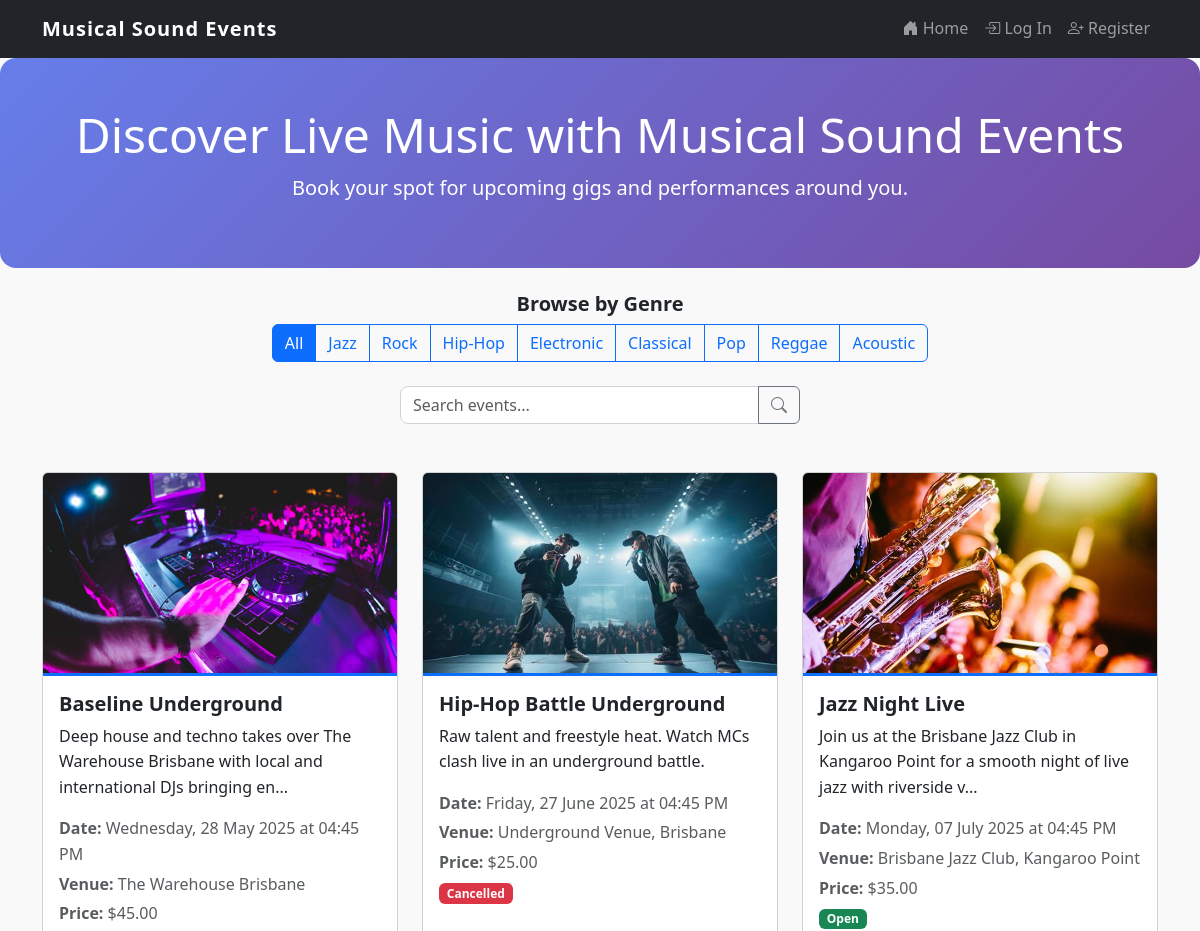
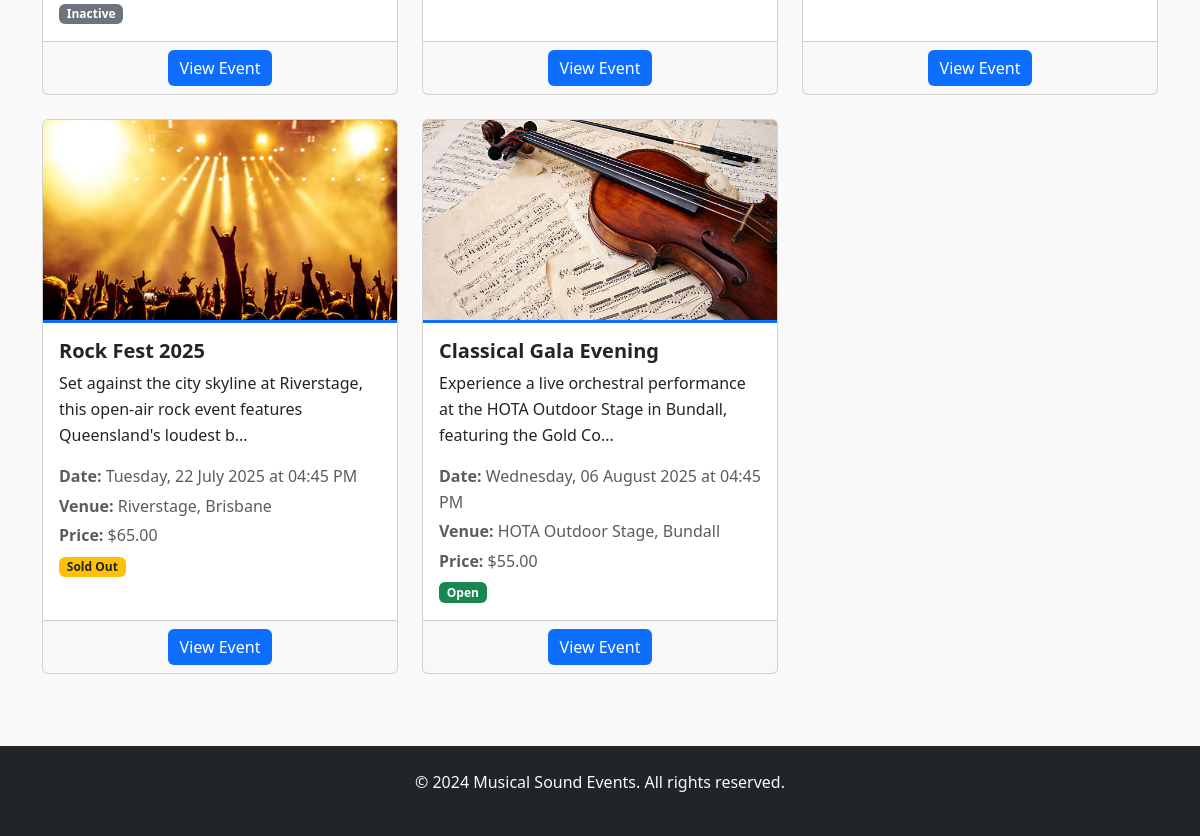
The page / on the database its author committed (2 pictures, top to bottom).
### website/models.py (models this page shows)
class Event(db.Model):
    id = db.Column(db.Integer, primary_key=True)
    name = db.Column(db.String(150), nullable=False)
    description = db.Column(db.Text, nullable=False)
    date = db.Column(db.DateTime, nullable=False)
    venue = db.Column(db.String(200), nullable=False)
    image = db.Column(db.String(400), nullable=True, default='default_event.jpg')
    category = db.Column(db.String(50), nullable=False)
    price = db.Column(db.Float, nullable=False)
    tickets_available = db.Column(db.Integer, nullable=False)
    status = db.Column(db.String(20), nullable=False, default='Open')
    created_at = db.Column(db.DateTime, default=datetime.utcnow)
    user_id = db.Column(db.Integer, db.ForeignKey('user.id'), nullable=False)
    comments = db.relationship('Comment', backref='event', cascade='all, delete-orphan')
    orders = db.relationship('Order', backref='event')

### website/views.py (the view)
@main_bp.route('/') # Main route for the homepage
def index():
    update_event_status()
    category = request.args.get('category')
    search = request.args.get('search')
    query = Event.query
    if category and category != 'All':
        query = query.filter(Event.category == category)
    if search:
        query = query.filter(
            (Event.name.contains(search)) |
            (Event.description.contains(search))
        )
    events = query.order_by(Event.date.asc()).all()
    categories = ['Jazz', 'Rock', 'Hip-Hop', 'Electronic', 'Classical', 'Pop', 'Reggae', 'Acoustic']
    return render_template('index.html', events=events, categories=categories, selected_category=category)

### website/views.py (called while the page is built)
def update_event_status():
    events = Event.query.all()
    for event in events:
        if event.date < datetime.now() and event.status == 'Open':
            event.status = 'Inactive'
        elif event.tickets_available <= 0 and event.status == 'Open':
            event.status = 'Sold Out'
    db.session.commit()

### website/templates/index.html (shortened to what this page needs)
{% extends "base.html" %}
{% block content %}
<section class="hero text-center py-5">
  <div class="container">
    <h1 class="display-5">Discover Live Music with Musical Sound Events</h1>
    <p class="lead">Book your spot for upcoming gigs and performances around you.</p>
  </div>
</section>
<div class="container text-center my-4">
  <h5>Browse by Genre</h5>
  <form method="GET" class="d-inline">
    <div class="btn-group" role="group">
      <button type="submit" name="category" value="" class="btn btn-outline-primary {{ 'active' if not selected_category }}">All</button>
      {% for category in categories %}
        <button type="submit" name="category" value="{{ category }}"
                class="btn btn-outline-primary {{ 'active' if selected_category == category }}">{{ category }}</button>
      {% endfor %}
    </div>
  </form>
</div>
<div class="container text-center my-4">
  <form method="GET" class="d-flex justify-content-center">
    <div class="input-group" style="max-width: 400px;">
      <input type="text" name="search" class="form-control" placeholder="Search events..."
             value="{{ request.args.get('search', '') }}">
      <button type="submit" class="btn btn-outline-secondary">
        <i class="bi bi-search"></i>
      </button>
    </div>
  </form>
</div>
<div class="container py-4">
  {% if events %}
    <div class="row row-cols-1 row-cols-md-3 g-4">
      {% for event in events %}
        <div class="col">
          <div class="card h-100">
            <img src="{{ url_for('static', filename='img/' + event.image) }}" class="card-img-top" alt="{{ event.name }}" style="height: 200px; object-fit: cover;">
            <div class="card-body">
              <h5 class="card-title">{{ event.name }}</h5>
              <p class="card-text">{{ event.description[:100] }}{% if event.description|length > 100 %}...{% endif %}</p>
              <p class="text-muted mb-1"><strong>Date:</strong> {{ event.date.strftime('%A, %d %B %Y at %I:%M %p') }}</p>
              <p class="text-muted mb-1"><strong>Venue:</strong> {{ event.venue }}</p>
              <p class="text-muted mb-1"><strong>Price:</strong> ${{ "%.2f"|format(event.price) }}</p>
              {% if event.status == 'Open' %}
                <span class="badge bg-success">{{ event.status }}</span>
              {% elif event.status == 'Sold Out' %}
                <span class="badge bg-warning text-dark">{{ event.status }}</span>
              {% elif event.status == 'Inactive' %}
                <span class="badge bg-secondary">{{ event.status }}</span>
              {% elif event.status == 'Cancelled' %}
                <span class="badge bg-danger">{{ event.status }}</span>
              {% endif %}
            </div>
            <div class="card-footer text-center">
              <a href="{{ url_for('main.event_detail', id=event.id) }}" class="btn btn-primary">View Event</a>
            </div>
          </div>
        </div>
      {% endfor %}
    </div>
  {% else %}
    <div class="text-center py-5">
      <h3>No events found</h3>
      <p class="text-muted">Try adjusting your search or category filter.</p>
      <a href="{{ url_for('main.index') }}" class="btn btn-primary">View All Events</a>
    </div>
  {% endif %}
</div>
{% endblock %}

### website/static/style/style.css (style rules this page uses)
body { font-family: 'Segoe UI', sans-serif; line-height: 1.6; background-color: #f9f9f9; }
section { padding-top: 2rem; padding-bottom: 2rem; }
.card { transition: transform 0.3s ease, box-shadow 0.3s ease; }
.hero { background: linear-gradient(90deg, #343a40 0%, #343a40 100%); color: white; padding: 4rem 2rem; border-radius: 1rem; }
.btn-primary { background-color: #0d6efd; border: none; }
form .form-control { border-radius: 0.5rem; border-color: #ced4da; }
h2, h4, h5 { font-weight: 600; }
.card-title { font-size: 1.25rem; }
.card .card-body { background-color: #fff; border-top: 3px solid #0d6efd; }

### website/templates/index.html (style rules this page uses)
.hero { background: linear-gradient(135deg, #667eea 0%, #764ba2 100%); color: white; }
.btn-group .btn.active { background-color: #0d6efd; border-color: #0d6efd; color: white; }

### rows shown on the page
Event: image (picture), name "Baseline Underground", description "Deep house and techno takes over The Warehouse Brisbane with local and international DJs bringing en", date "Wednesday, 28 May 2025 at 04:45 PM", venue "The Warehouse Brisbane", price "45.00", status "Inactive"
Event: image (picture), name "Hip-Hop Battle Underground", description "Raw talent and freestyle heat. Watch MCs clash live in an underground battle.", date "Friday, 27 June 2025 at 04:45 PM", venue "Underground Venue, Brisbane", price "25.00", status "Cancelled"
Event: image (picture), name "Jazz Night Live", description "Join us at the Brisbane Jazz Club in Kangaroo Point for a smooth night of live jazz with riverside v", date "Monday, 07 July 2025 at 04:45 PM", venue "Brisbane Jazz Club, Kangaroo Point", price "35.00", status "Open"
Event: image (picture), name "Rock Fest 2025", description "Set against the city skyline at Riverstage, this open-air rock event features Queensland's loudest b", date "Tuesday, 22 July 2025 at 04:45 PM", venue "Riverstage, Brisbane", price "65.00", status "Sold Out"
Event: image (picture), name "Classical Gala Evening", description "Experience a live orchestral performance at the HOTA Outdoor Stage in Bundall, featuring the Gold Co", date "Wednesday, 06 August 2025 at 04:45 PM", venue "HOTA Outdoor Stage, Bundall", price "55.00", status "Open"

### other values the page prints
{{ category }} "Jazz" "Rock" "Hip-Hop" "Electronic" "Classical" "Pop" "Reggae" "Acoustic"
